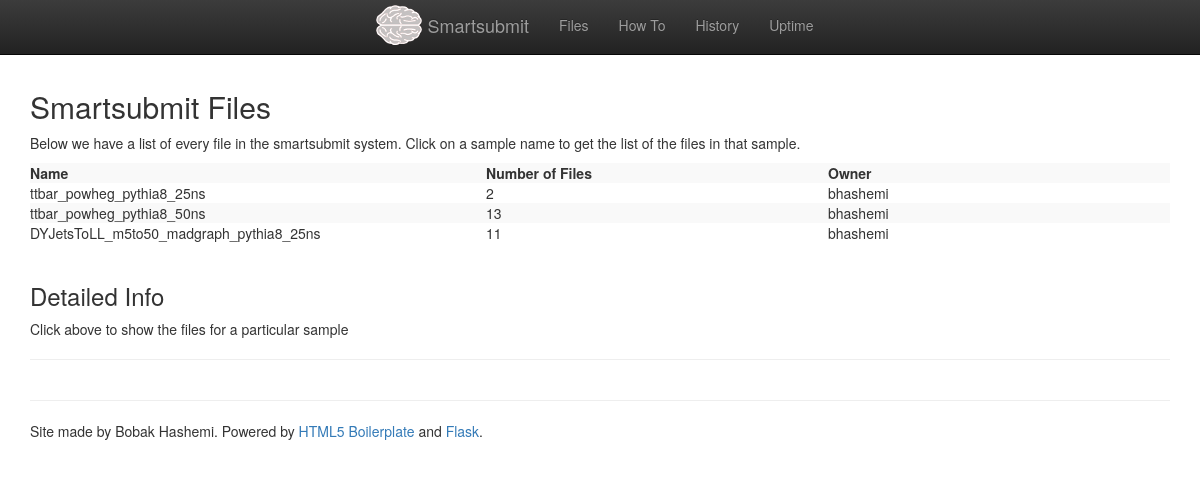
Before: /files with the older database file.
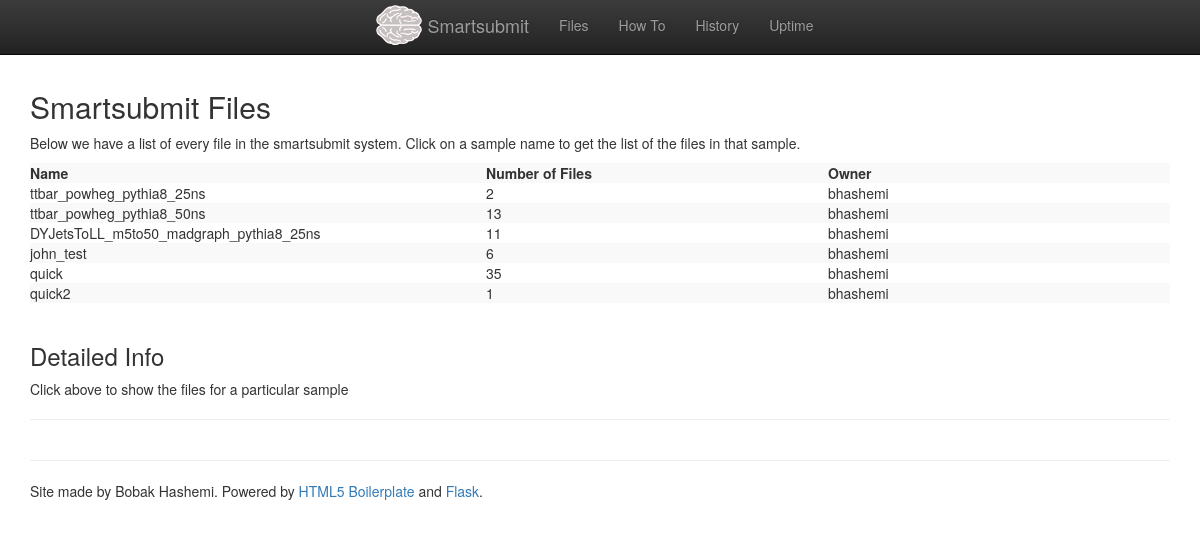
After: the same page with the newer database file.
### tables this page shows
CREATE TABLE SampleFiles (Sample_ID INTEGER PRIMARY KEY AUTOINCREMENT, Sample varchar (200) NOT NULL, LocalDirectory varchar (500), FileName VARCHAR (100) NOT NULL, HadoopPath varchar (500) NOT NULL, CondorID varchar (50), Machine varchar (100), Disk_ID INTEGER, User, FOREIGN KEY (Disk_ID) REFERENCES Disks (Disk_ID));

### web/webserver.py (the view)
@app.route("/files")
def renderFiles():
	sample_dict = frontpageSamples()
	sample_list = []
	for k in sample_dict:
		sample_list.append(sample_dict[k])
	return render_template("files.html", sample_list=sample_list)

### sqlman.py (called while the page is built)
	def __getitem__(self, key):
		try:
			output = self.x("Select * From %s" % key)
			return [list(row) for row in output]
		except sqlite3.OperationalError as err:
			print("%s does not exist as a table" % key)

	def x(self, SQLCommand):
		try:
			self.cursor.execute(SQLCommand)
			self.connection.commit()
			return self.cursor.fetchall()
		except sqlite3.OperationalError as err:
			print("The command: %s could not be executed. \nCaught error: %s" % (SQLCommand, err))
			raise err

### web/webserver.py (called while the page is built)
def frontpageSamples():
	slist=man["SampleFiles"]
	samples={}
	stripped_list = [[x[1],x[8]] for x in slist]
	for x in stripped_list:
		if x[0] in samples:
			samples[x[0]]["count"] += 1
		else:
			samples[x[0]] = {"name": x[0], "count": 1, "owner": x[1]}
	return samples

### web/templates/files.html (shortened to what this page needs)
{% extends "base.html" %}
{% block content %}
  <br />
  <h2> Smartsubmit Files </h2>
  <p> Below we have a list of every file in the smartsubmit system. Click on a sample name to get the list of the files in that sample.</p>
  <div class="row">
  <div class="col-lg-12">
    <table class="table-striped" style="width: 100%">
        <tr>
          <td style="width: 40%"><strong>Name</strong></td>
          <td style="width: 30%"><strong>Number of Files</strong></td>
          <td style="width: 30%"><strong>Owner</strong></td>
        </tr>
      {% for s in sample_list %}
          <tr class="show_more" id="tr_{{ s.name }}">
            <td style="width: 40%">{{ s.name }}</td>
            <td style="width: 30%">{{ s.count }}</td>
            <td style="width: 30%">{{ s.owner }}</td>
          </tr>
        {% endfor %}
    </table>
  </div>
  </div>
    <br>
    <h3> Detailed Info </h3>
    <p> Click above to show the files for a particular sample </p>
    <hr>
</div>
<div class="container-fluid">
  <div class="row">
  <div class="col-lg-12">
  </div>
  </div>
</div>
<div class="container">
{% endblock %}

Changed rows visible on the page:
added SampleFiles: name "john_test", count "6", owner "bhashemi"
added SampleFiles: name "quick", count "35", owner "bhashemi"
added SampleFiles: name "quick2", count "1", owner "bhashemi"
